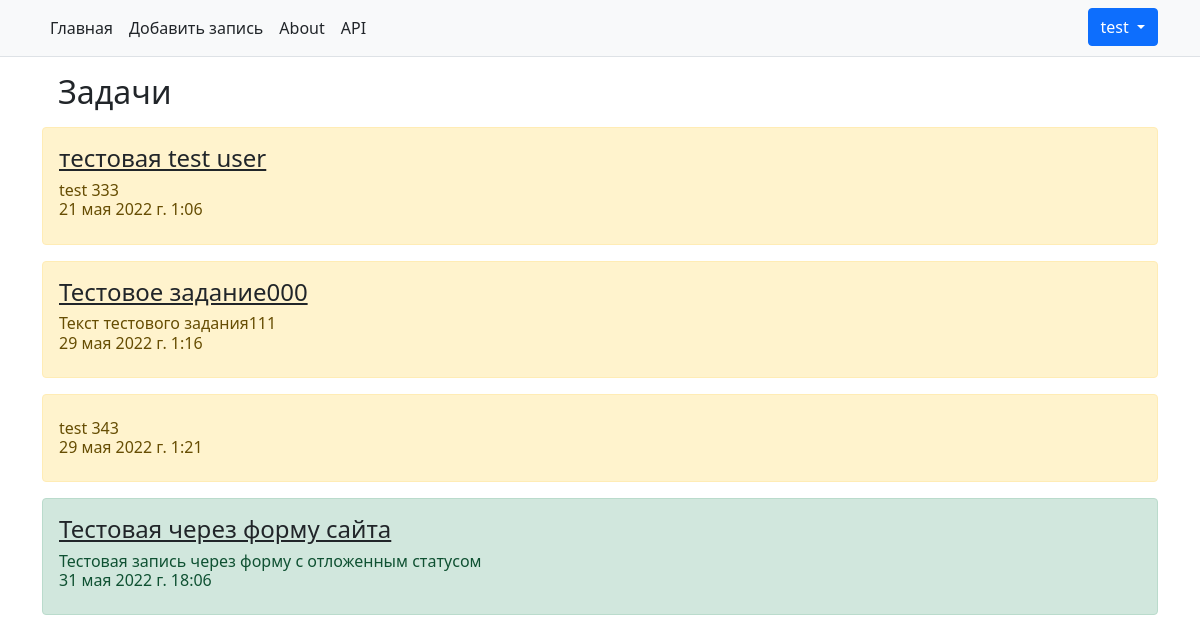
The app's page /my_notes/ (signed in), older data.
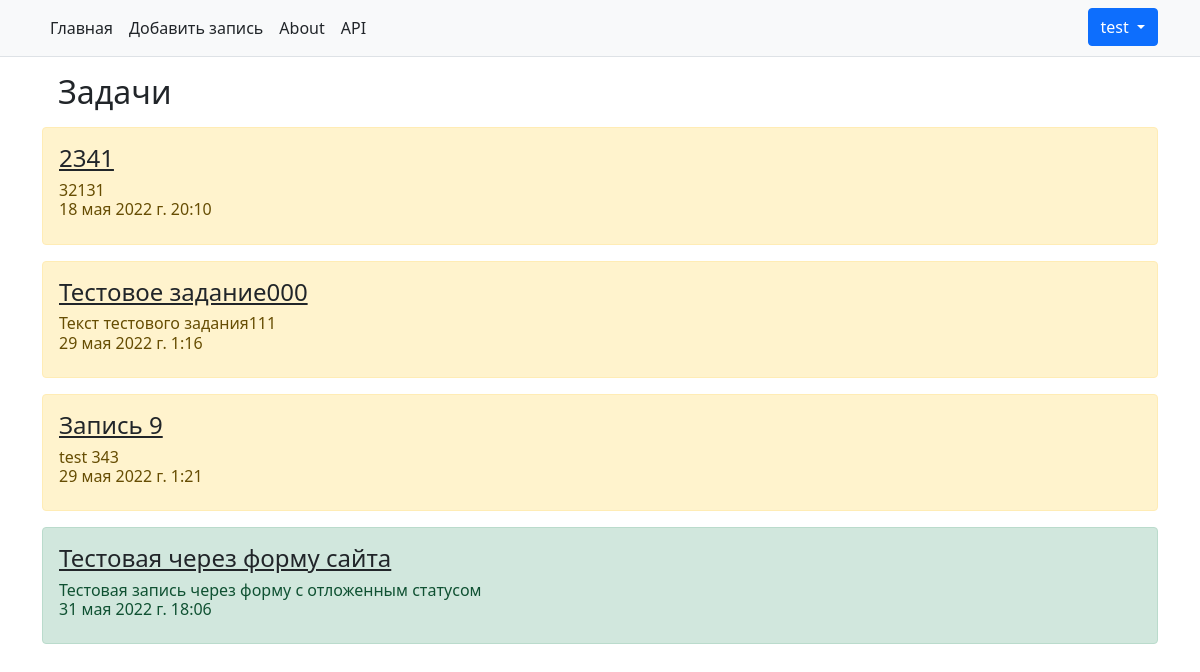
The same page, newer data.
### todo_manager/models.py (models this page shows, shortened)
class ToDoModel(models.Model):
    class StatusNote(models.IntegerChoices):  # Выбор статуса задачи
        ACTIVE = 1, _('Активно')
        POSTPONED = 2, _('Отложено')
        DONE = 3, _('Выполнено')
    author = models.ForeignKey(User, on_delete=models.CASCADE)
    title = models.CharField("Заголовок", max_length=150)
    message = models.TextField("Текст заметки", max_length=5000)
    status = models.IntegerField(verbose_name="Статус", default=StatusNote.ACTIVE, choices=StatusNote.choices)
    important = models.BooleanField("Важно", default=False)
    public = models.BooleanField("Публично", default=False)
    time_field = models.DateTimeField(verbose_name="Дата", default=get_date)
    class Meta:
        verbose_name = _("Задача")
        verbose_name_plural = _("Задачи")

### todo_manager/views.py (the view)
# urls.py: path('my_notes/', views.NoteMyView.as_view(), name='my_notes')
class NoteMyView(View):
    def get(self, request):
        obj = ToDoModel.objects.all()
        content = {'obj': obj.filter(author=request.user),
                   'user': request.user
                   }
        return render(request, 'todo_manager/user_notes.html', content)

### todo_manager/templates/todo_manager/user_notes.html (shortened to what this page needs)
{% extends "todo_manager/base.html" %}
{% block content %}
    <h2 class="m-3">Задачи </h2>
    {% if obj %}
        {% for ob in obj %}
            <div class="{% if ob.public %} alert alert-success mt-2 {% else %} alert alert-warning mt-2 {% endif %}">
                <h4><a href="{% url 'details' pk=ob.id %}" class="link-dark">{{ ob.title }}</a></h4>
                <p class="h6">{{ ob.message }}<br>
                    {{ ob.time_field }}</p>
            </div>
        {% endfor %}
    {% else %}
        <p>Нет записей</p>
    {% endif %}
{% endblock %}

Row changes from the older to the newer data that the page shows:
removed ToDoModel: title "тестовая test user", message "test 333", time_field "21 мая 2022 г. 1:06"
now on this page (row edited): ToDoModel: title "2341", message "32131", time_field "18 мая 2022 г. 20:10"
changed ToDoModel "test 343": title (not shown) → "Запись 9"
